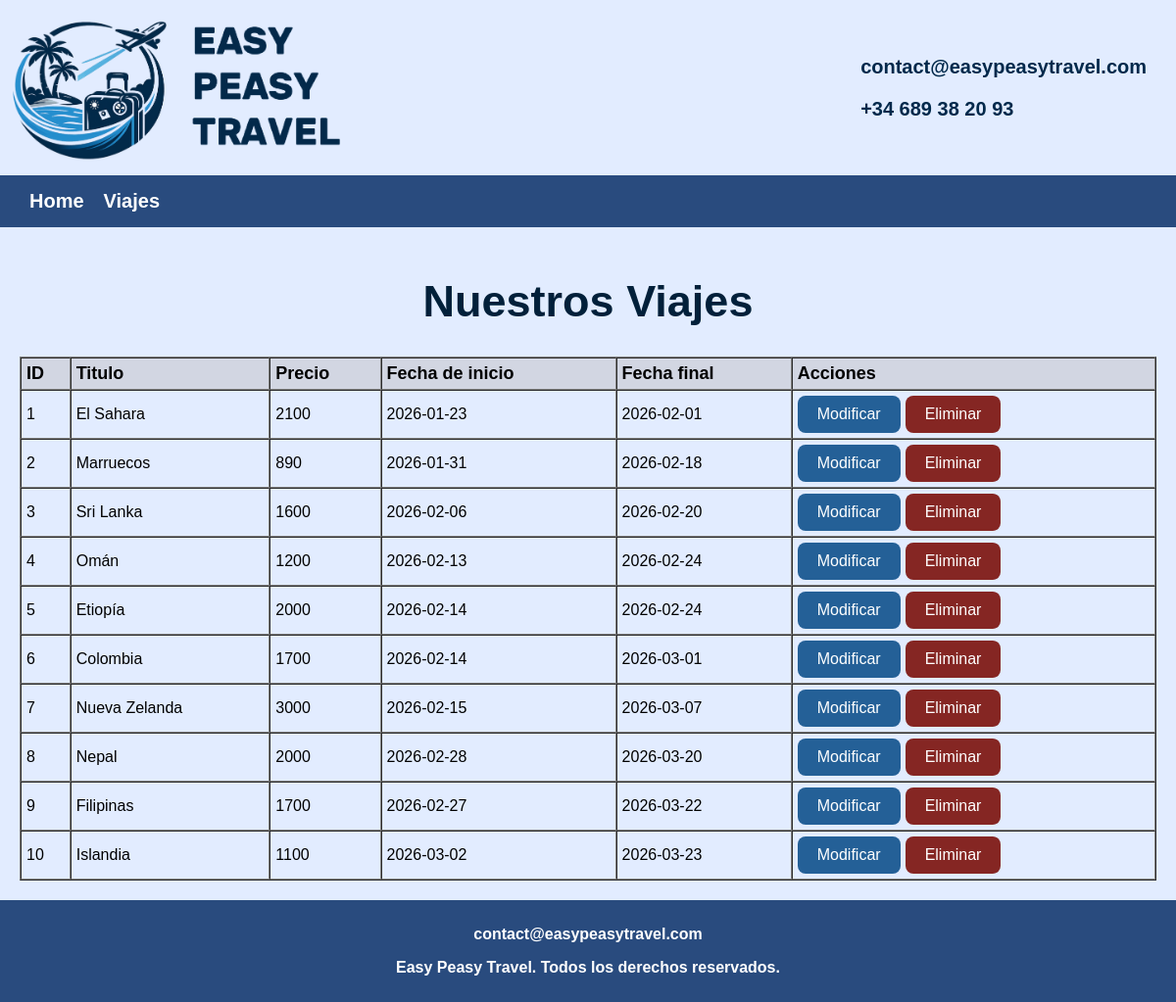
The app's page /app/public/viajes.php, older data.
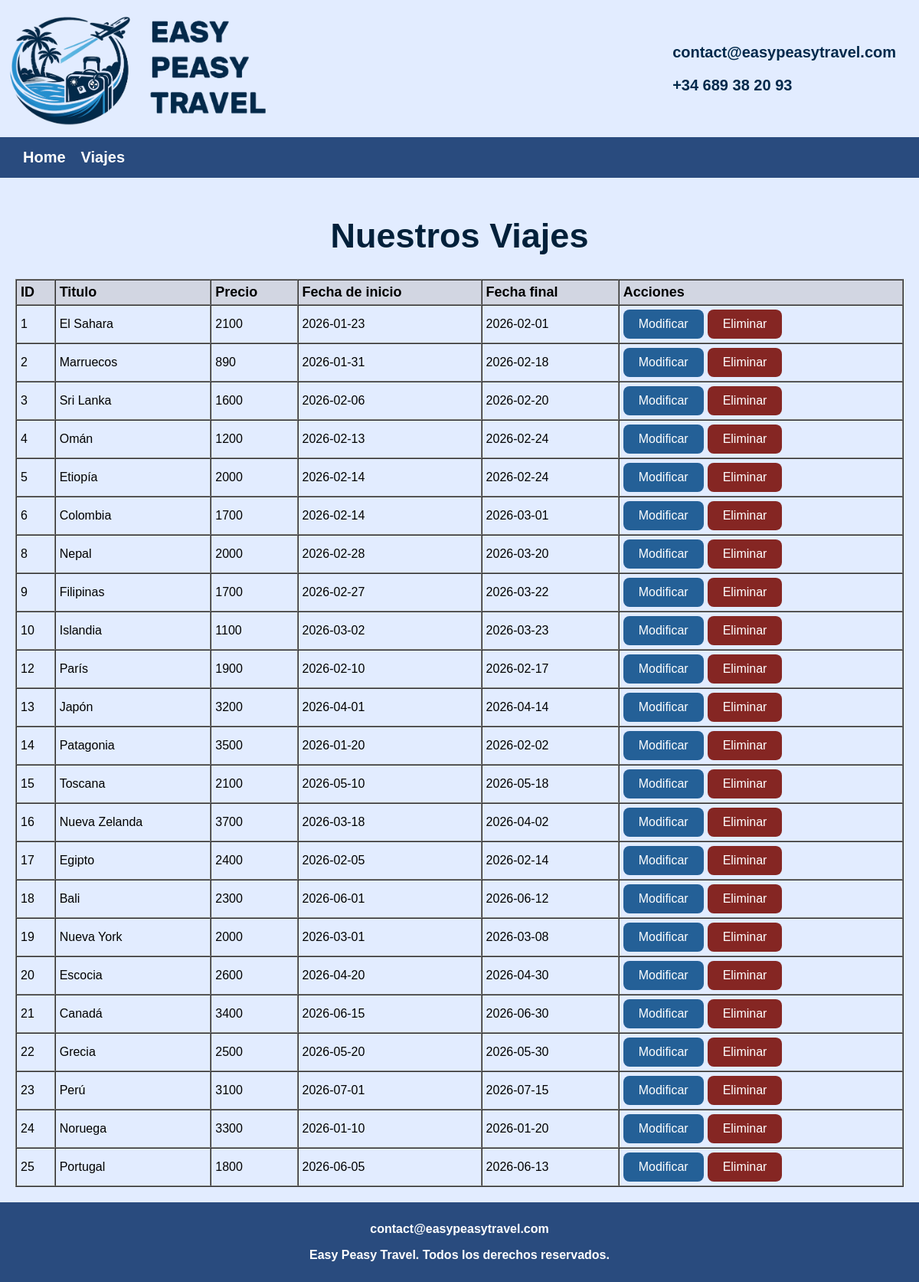
The same page, newer data.
### tables this page shows
CREATE TABLE IF NOT EXISTS `viajes` (
  `id` int(11) NOT NULL,
  `titulo` varchar(50) NOT NULL,
  `descripcion` text NOT NULL,
  `fecha_inicio` date NOT NULL,
  `fecha_fin` date NOT NULL,
  `precio` float NOT NULL,
  `destacado` tinyint(1) NOT NULL,
  `tipo` varchar(50) NOT NULL,
  `plazas` int(11) NOT NULL,
  `url_imagen` text NOT NULL,
  PRIMARY KEY (`id`)
);

### app/public/viajes.php (the view, shortened to what this page needs)
<!DOCTYPE html>
<html lang="es">
<head>
</head>
<body>
  <?php include("../vistas/cabezera.php"); ?>
  <main style="padding: 20px;">
    <h1>Nuestros Viajes</h1>
    <section>
      <table style="width: 100%" border="1" cellspacing="0">
        <tr style="font-weight: bold; font-size: 18px;  background: #d2d6e2;">
          <td>ID</td>
          <td>Titulo</td>
          <td>Precio</td>
          <td>Fecha de inicio</td>
          <td>Fecha final</td>
          <td>Acciones</td>
        </tr>
        <?php
        include("../vistas/conexion_bd.php");
        $sql = "SELECT id, titulo, precio, fecha_inicio, fecha_fin FROM viajes";
        $result = $conn->query($sql);
        if ($result->num_rows > 0) {
          while ($row = $result->fetch_assoc()) {
            ?>
            <tr>
              <?php
              foreach ($row as $key => $value) {
                ?>
                <td> <?php echo $value ?> </td>
                <?php
              }
              ?>
              <td style="display: flex; gap:5px;">
                <a class="boton-accion" style="background-color: #246097;"
                  href="modificar-viaje.php?id= <?php echo $row["id"] ?>">Modificar</a>
                <a class="boton-accion" style="background-color: #852623;"
                  href="../vistas/procesar_eliminar_viaje.php?id=<?php echo $row["id"] ?>"
                  onclick="return confirm('Confirmar eliminar')">
                  Eliminar
                </a>
              </td>
            </tr>
            <?php
          }
        }
        ?>
      </table>
    </section>
  </main>
  <?php include("../vistas/footer.php"); ?>
</body>
</html>

### app/vistas/cabezera.php (shortened to what this page needs)
<nav class="cabezera">
    <img style="display:flex; max-width: 350px; height: auto" src="../assets/logo.png" alt="logo">
    <div class="info">
        <p>
            contact@easypeasytravel.com
        </p>
        <p>
            +34 689 38 20 93
        </p>
    </div>
</nav>
<nav class="barra">
    <a class="pestana" href="../public/index.php">Home</a>
    <a class="pestana" href="../public/viajes.php">Viajes</a>
</nav>

### app/vistas/footer.php
<footer style="background-color: #294b7e;">
    <nav>
        <div style="font-weight: bold;">
            <p>
                contact@easypeasytravel.com
            </p>
            <p>
                Easy Peasy Travel. Todos los derechos reservados.
            </p>
        </div>
    </nav>
</footer>

### app/public/viajes.php (style rules this page uses)
td { padding-inline: 5px; padding: 5px }
.boton-accion { display: inline-block; padding: 10px 20px; color: white; text-decoration: none; border-radius: 8px; }

### app/vistas/cabezera.php (style rules this page uses)
html, body { height: 100%; margin: 0; }
body { display: flex; flex-direction: column; font-family: Arial, Helvetica, sans-serif; background-color: #e2ecff; }
.barra { display: flex; gap: 20px; background-color: #294b7e; padding: 15px 30px; font-size: 20px; }
.cabezera { display: flex; gap: 20px; align-items: center; font-size: 20px; font-weight: bold; color: #01294B }
.pestana { color: white; text-decoration: none; font-weight: bold; }
.info { margin-left: auto; padding-right: 30px; }
h1 { text-align: center; font-size: 45px; color: #02203a; font-weight: bold }
main { flex: 1; }
footer { background: #333; color: #fff; text-align: center; padding: 10px; }

Row changes from the older to the newer data that the page shows:
removed viajes: id "7", titulo "Nueva Zelanda", precio "3000", fecha_inicio "2026-02-15", fecha_fin "2026-03-07"
added viajes: id "12", titulo "París", precio "1900", fecha_inicio "2026-02-10", fecha_fin "2026-02-17"
added viajes: id "13", titulo "Japón", precio "3200", fecha_inicio "2026-04-01", fecha_fin "2026-04-14"
added viajes: id "14", titulo "Patagonia", precio "3500", fecha_inicio "2026-01-20", fecha_fin "2026-02-02"
added viajes: id "15", titulo "Toscana", precio "2100", fecha_inicio "2026-05-10", fecha_fin "2026-05-18"
added viajes: id "16", titulo "Nueva Zelanda", precio "3700", fecha_inicio "2026-03-18", fecha_fin "2026-04-02"
added viajes: id "17", titulo "Egipto", precio "2400", fecha_inicio "2026-02-05", fecha_fin "2026-02-14"
added viajes: id "18", titulo "Bali", precio "2300", fecha_inicio "2026-06-01", fecha_fin "2026-06-12"
added viajes: id "19", titulo "Nueva York", precio "2000", fecha_inicio "2026-03-01", fecha_fin "2026-03-08"
added viajes: id "20", titulo "Escocia", precio "2600", fecha_inicio "2026-04-20", fecha_fin "2026-04-30"
added viajes: id "21", titulo "Canadá", precio "3400", fecha_inicio "2026-06-15", fecha_fin "2026-06-30"
added viajes: id "22", titulo "Grecia", precio "2500", fecha_inicio "2026-05-20", fecha_fin "2026-05-30"
added viajes: id "23", titulo "Perú", precio "3100", fecha_inicio "2026-07-01", fecha_fin "2026-07-15"
added viajes: id "24", titulo "Noruega", precio "3300", fecha_inicio "2026-01-10", fecha_fin "2026-01-20"
added viajes: id "25", titulo "Portugal", precio "1800", fecha_inicio "2026-06-05", fecha_fin "2026-06-13"
